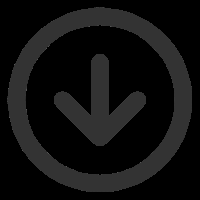
#> input picture Vdown.png, 200 x 200 px; its folder holds only this picture in this run
$ python -i ImagePro.py   (imports and definitions only)
#> lines starting #> are read from the running program, lines starting #| are printed output that depends on the picture; after the words box and inside, x2 and y2 are one past the last pixel; in counts of white or black regions, pixels touching at a corner belong together
import os

import cv2
import numpy as np
from functools import lru_cache

# 全局变量，用于存储预加载的模板
templateNeedle = None
templateNeedle_size = (0, 0)
templateDevice = None
templateDevice_size = (0, 0)
templateLight = None
templateLight_size = (0, 0)


# 缓存模板加载结果
# [40 lines left out: functions load_templates, is_nearby_vectorized, not called in this run]

import cv2
import numpy as np


# [83 lines left out: functions template, preprocess_images, not called in this run]


def sharpen_image(image, kernel_size=3, sigma=1.0, amount=1.5, threshold=5):
    """USM锐化算法"""
    # 高斯模糊
    blurred = cv2.GaussianBlur(image, (kernel_size, kernel_size), sigma)

    # 非锐化掩蔽
    sharpened = cv2.addWeighted(image, 1.0 + amount, blurred, -amount, 0)

    # 阈值处理，避免过度锐化平滑区域
    if threshold > 0:
        low_contrast_mask = np.abs(image - blurred) < threshold
        sharpened[low_contrast_mask] = image[low_contrast_mask]

    return sharpened


# [9 lines left out: function enhance_edges, not called in this run]


# 可选：自适应预处理（根据图像特性自动调整）
def adaptive_preprocess(image):
    """自适应预处理"""
    # 计算图像对比度
    mean, std = cv2.meanStdDev(image)
    contrast = std[0][0]

    if contrast < 25:  # 低对比度图像
        image = cv2.equalizeHist(image)
        image = sharpen_image(image, amount=2.0)
    elif contrast > 60:  # 高对比度图像
        image = cv2.GaussianBlur(image, (3, 3), 0)
    else:  # 中等对比度
        image = sharpen_image(image, amount=1.5)

    return image


# [107 lines left out: function match_device_templates, not called in this run]

>>> import cv2
>>> picture = cv2.imread('../Vdown.png', cv2.IMREAD_GRAYSCALE)
#> picture is the input picture: shape (200, 200); min 0, max 85, mean 16.3
>>> result = adaptive_preprocess(picture)
#> in adaptive_preprocess, `mean, std = cv2.meanStdDev(image)`: mean = [16.33]; std = [23.86]
#> in adaptive_preprocess, `contrast = std[0][0]`: contrast = 23.86
#> in adaptive_preprocess, `image = cv2.equalizeHist(image)`:
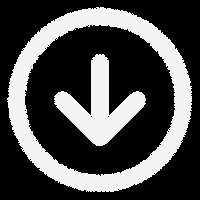
#> image: shape (200, 200); min 0, max 255, mean 75.9
#> in sharpen_image, `blurred = cv2.GaussianBlur(image, (kernel_size, kernel_size), sigma)`:
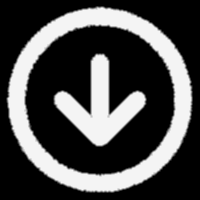
#> blurred: shape (200, 200); min 0, max 247, mean 75.9
#> in sharpen_image, `low_contrast_mask = np.abs(image - blurred) < threshold`:
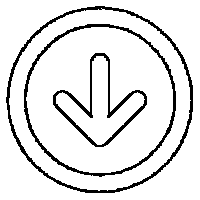
#> low_contrast_mask: shape (200, 200) bool; 89.3% white; 3 black regions, box (x1, y1, x2, y2) and area: (6, 6, 193, 193) 1766, (24, 24, 176, 177) 1452, (53, 53, 147, 147) 1080
#> in sharpen_image, `sharpened[low_contrast_mask] = image[low_contrast_mask]`: sharpened: shape (200, 200); min 0, max 255, mean 76.3
